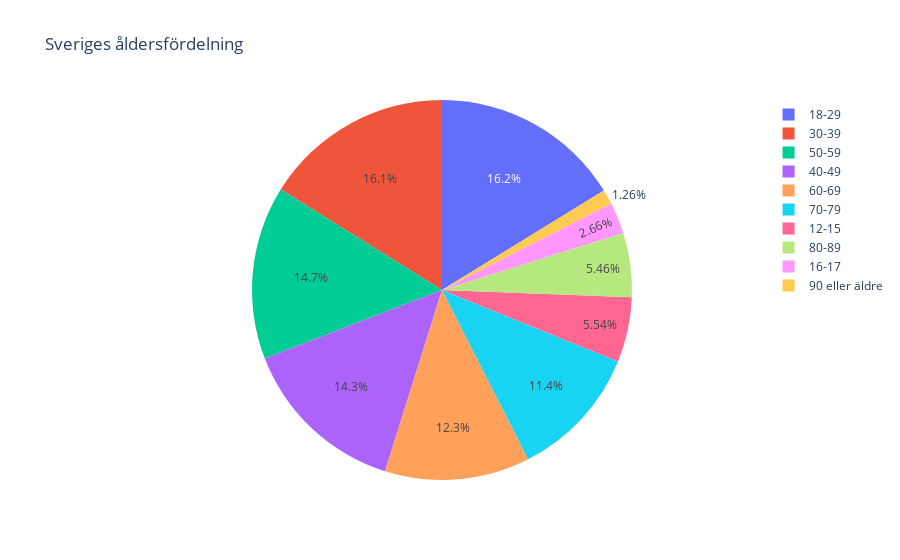

Notebook code for this chart:
### Code cell
# e)

fig = px.pie(
    vaccin_kommun_och_older,
    values='Befolkning',
    names='Ålder',
    title='Sveriges åldersfördelning'
)

fig.show()

fig.write_html("Visualiseringar/Sveriges_åldersfördelning.html")

### Figure 1 — Plotly figure (JSON) as saved in the notebook; plotly's stock layout.template omitted (floating-point values rounded to 4 significant figures; data arrays with more than 128 entries replaced by an {"elided": "..."} marker saying what was removed)
{"data": [{"domain": {"x": [0, 1], "y": [0, 1]}, "hovertemplate": "Ålder=%{label}<br>Befolkning=%{value}<extra></extra>", "labels": {"elided": "2900 str values"}, "legendgroup": "", "name": "", "showlegend": true, "type": "pie", "values": {"elided": "2900 int values"}}], "layout": {"legend": {"tracegroupgap": 0}, "title": {"text": "Sveriges åldersfördelning"}}}
